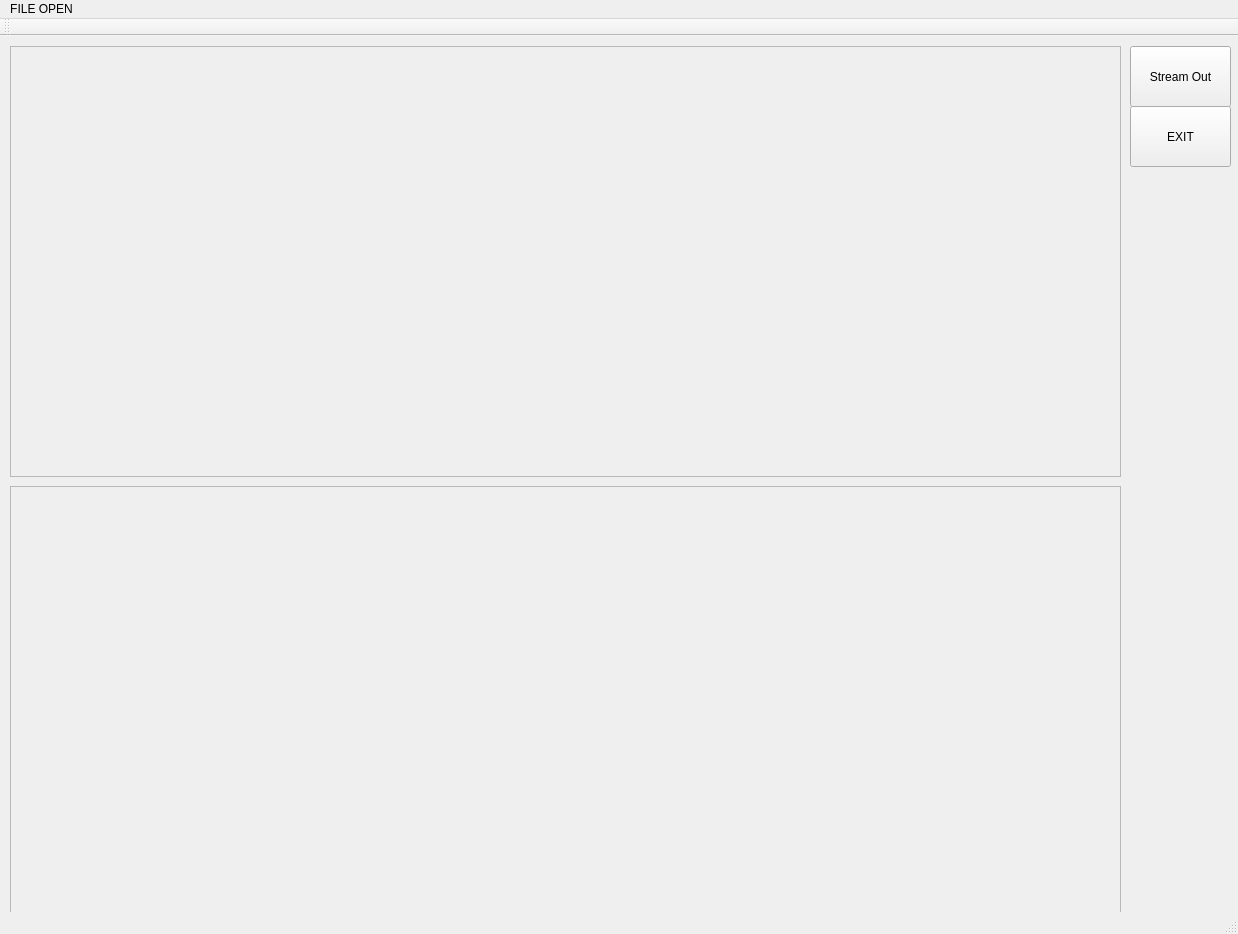
<?xml version="1.0" encoding="UTF-8"?>
<ui version="4.0">
 <class>KETI_SERVERClass</class>
 <widget class="QMainWindow" name="KETI_SERVERClass">
  <property name="geometry">
   <rect>
    <x>0</x>
    <y>0</y>
    <width>1238</width>
    <height>934</height>
   </rect>
  </property>
  <property name="windowTitle">
   <string>KETI_SERVER</string>
  </property>
  <widget class="QWidget" name="centralWidget">
   <widget class="QPushButton" name="btn_stream">
    <property name="geometry">
     <rect>
      <x>1130</x>
      <y>10</y>
      <width>101</width>
      <height>61</height>
     </rect>
    </property>
    <property name="text">
     <string>Stream Out</string>
    </property>
   </widget>
   <widget class="QPushButton" name="btn_exit">
    <property name="geometry">
     <rect>
      <x>1130</x>
      <y>70</y>
      <width>101</width>
      <height>61</height>
     </rect>
    </property>
    <property name="text">
     <string>EXIT</string>
    </property>
   </widget>
   <widget class="QFrame" name="framevideo">
    <property name="geometry">
     <rect>
      <x>10</x>
      <y>10</y>
      <width>1111</width>
      <height>431</height>
     </rect>
    </property>
    <property name="frameShape">
     <enum>QFrame::StyledPanel</enum>
    </property>
    <property name="frameShadow">
     <enum>QFrame::Raised</enum>
    </property>
   </widget>
   <widget class="QFrame" name="frame_video_output">
    <property name="geometry">
     <rect>
      <x>10</x>
      <y>450</y>
      <width>1111</width>
      <height>431</height>
     </rect>
    </property>
    <property name="frameShape">
     <enum>QFrame::StyledPanel</enum>
    </property>
    <property name="frameShadow">
     <enum>QFrame::Raised</enum>
    </property>
   </widget>
  </widget>
  <widget class="QMenuBar" name="menuBar">
   <property name="geometry">
    <rect>
     <x>0</x>
     <y>0</y>
     <width>1238</width>
     <height>21</height>
    </rect>
   </property>
   <widget class="QMenu" name="menuFILE_OPEN">
    <property name="title">
     <string>FILE OPEN</string>
    </property>
    <addaction name="actionTOP"/>
    <addaction name="actionOPEN_BOTTOM"/>
    <addaction name="actionOPEN_LEFT"/>
    <addaction name="actionOPEN_RIGHT"/>
    <addaction name="actionOPEN_FRONT"/>
    <addaction name="actionOPEN_BACK"/>
    <addaction name="separator"/>
    <addaction name="actionEXIT"/>
   </widget>
   <addaction name="menuFILE_OPEN"/>
  </widget>
  <widget class="QToolBar" name="mainToolBar">
   <attribute name="toolBarArea">
    <enum>TopToolBarArea</enum>
   </attribute>
   <attribute name="toolBarBreak">
    <bool>false</bool>
   </attribute>
  </widget>
  <widget class="QStatusBar" name="statusBar"/>
  <action name="actionTOP">
   <property name="text">
    <string>OPEN TOP</string>
   </property>
  </action>
  <action name="actionOPEN_BOTTOM">
   <property name="text">
    <string>OPEN BOTTOM</string>
   </property>
  </action>
  <action name="actionOPEN_LEFT">
   <property name="text">
    <string>OPEN LEFT</string>
   </property>
  </action>
  <action name="actionOPEN_RIGHT">
   <property name="text">
    <string>OPEN RIGHT</string>
   </property>
  </action>
  <action name="actionOPEN_FRONT">
   <property name="text">
    <string>OPEN FRONT</string>
   </property>
  </action>
  <action name="actionOPEN_BACK">
   <property name="text">
    <string>OPEN BACK</string>
   </property>
  </action>
  <action name="actionEXIT">
   <property name="text">
    <string>EXIT</string>
   </property>
  </action>
 </widget>
 <layoutdefault spacing="6" margin="11"/>
 <resources>
  <include location="KETI_SERVER.qrc"/>
 </resources>
 <connections>
  <connection>
   <sender>btn_exit</sender>
   <signal>clicked()</signal>
   <receiver>KETI_SERVERClass</receiver>
   <slot>close()</slot>
   <hints>
    <hint type="sourcelabel">
     <x>1170</x>
     <y>143</y>
    </hint>
    <hint type="destinationlabel">
     <x>618</x>
     <y>466</y>
    </hint>
   </hints>
  </connection>
  <connection>
   <sender>actionEXIT</sender>
   <signal>toggled(bool)</signal>
   <receiver>KETI_SERVERClass</receiver>
   <slot>close()</slot>
   <hints>
    <hint type="sourcelabel">
     <x>-1</x>
     <y>-1</y>
    </hint>
    <hint type="destinationlabel">
     <x>618</x>
     <y>466</y>
    </hint>
   </hints>
  </connection>
 </connections>
</ui>
